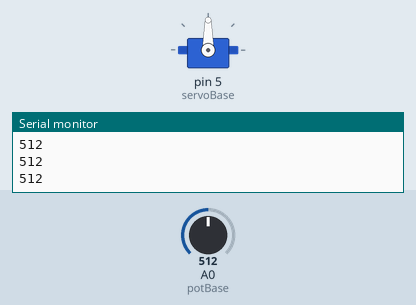
This sketch was run on a simulated Arduino Uno, built with avr-gcc and run on an emulated ATmega328P. Shown: servo, the last lines printed to the serial monitor. Inputs (shaded band) come from the test bench; at power-on: A0 (potBase) = 512.

Above: at 1.2 s.
1.3 s: A0 (potBase) set to 716
At 1.6 s:
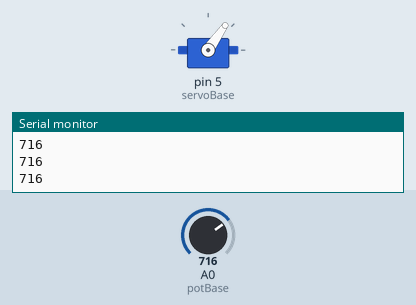
2.8 s: A0 (potBase) set to 900
At 4.0 s:
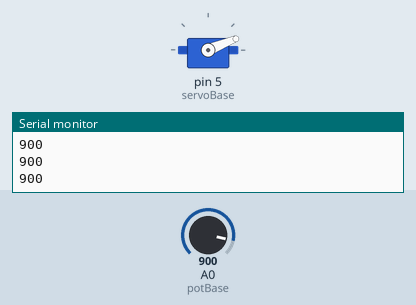
4.3 s: A0 (potBase) set to 1023
At 5.5 s:
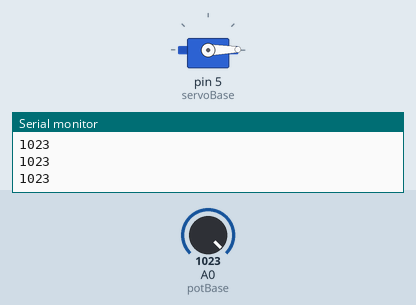
5.8 s: A0 (potBase) set to 306
At 7.0 s:
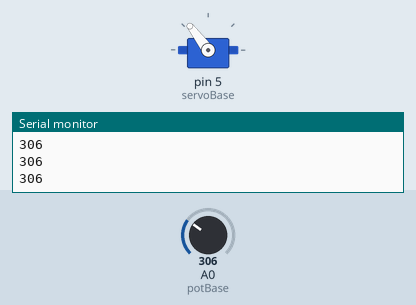
7.3 s: A0 (potBase) set to 122
At 8.4 s:
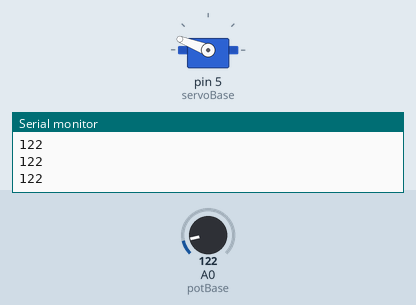
8.8 s: A0 (potBase) set to 0
At 9.8 s:
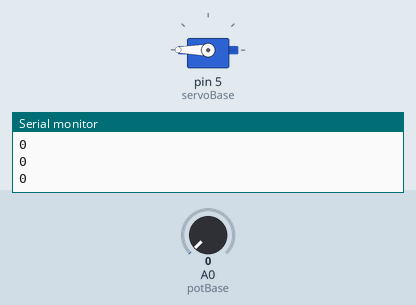
Timing chart, 0 to 11.3 s (numbered marks = the images above; inputs shaded):
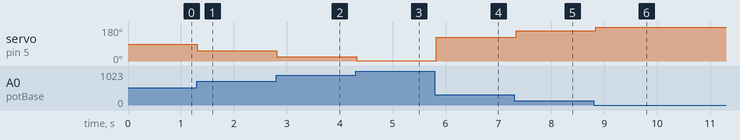

Measured:
- after the input at 1.3 s, servo on pin 5 (servoBase): 90° → 55° at once
- after the input at 2.8 s, servo on pin 5 (servoBase): 55° → 22° at once
- after the input at 4.3 s, servo on pin 5 (servoBase): 22° → 1° at once
- after the input at 5.8 s, servo on pin 5 (servoBase): 1° → 127° at once
- after the input at 7.3 s, servo on pin 5 (servoBase): 127° → 159° at once
- after the input at 8.8 s, servo on pin 5 (servoBase): 159° → 180° at once

The sketch:

servo.ino
```cpp
#include<Servo.h>

#define servoBase 5
#define potBase A0

Servo servo;

int valorAngBase;
int valorPotBase;
void setup() {
  // put your setup code here, to run once:
  servo.attach(servoBase);
  Serial.begin(9600);
}

void loop() {
  // put your main code here, to run repeatedly:
  valorPotBase = analogRead(potBase);
  Serial.println(valorPotBase);
  valorAngBase = map(valorPotBase,0,1024,0,180);
  valorAngBase = map(valorAngBase,0,180,180,0);
  servo.write(valorAngBase);
  delay(100);
  /*servo.write(30);
  delay(2000);
  servo.write(60);
  delay(2000);
  servo.write(90);
  delay(2000);
  servo.write(120);
  delay(2000);
  servo.write(150);
  delay(2000);
  servo.write(180);
  delay(2000);*/
}
```
